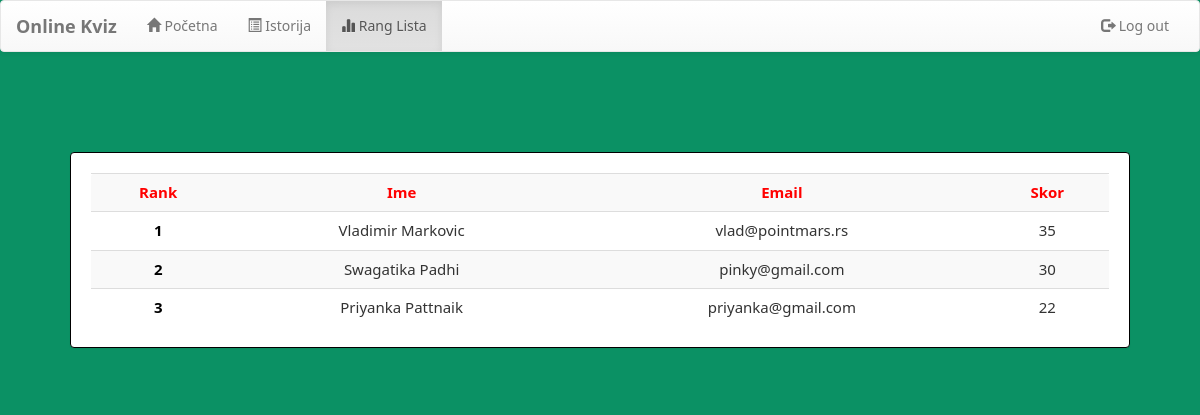
/Online-Quiz/welcome.php?q=3 (signed in), run on an earlier commit of the app's database.
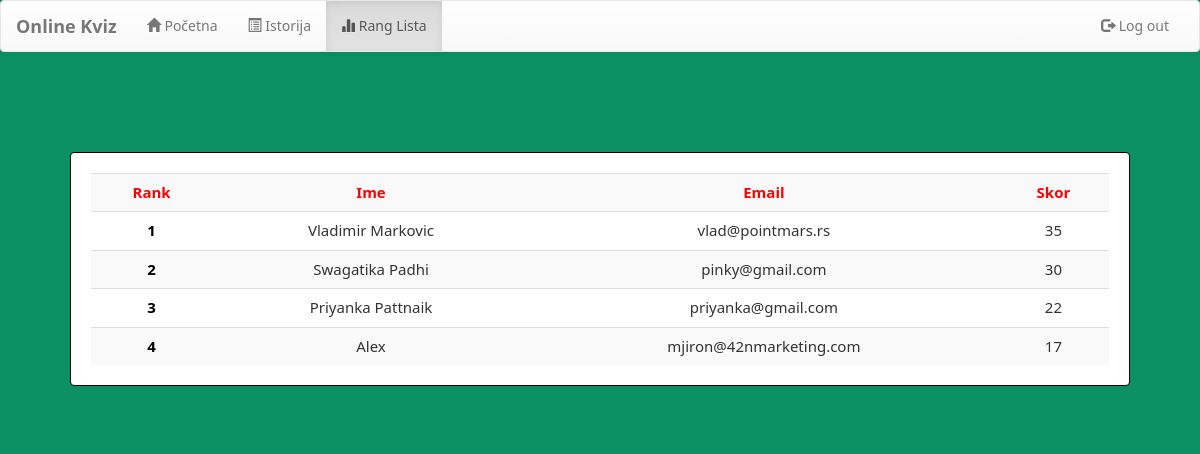
And on a later commit of the database.
### tables this page shows
CREATE TABLE `rank` (
  `email` varchar(50) NOT NULL,
  `score` int(11) NOT NULL,
  `time` timestamp NOT NULL DEFAULT current_timestamp() ON UPDATE current_timestamp()
);

CREATE TABLE `user` (
  `name` varchar(50) NOT NULL,
  `college` varchar(100) NOT NULL,
  `email` varchar(50) NOT NULL,
  `password` varchar(50) NOT NULL,
  `groupe` varchar(256) NOT NULL,
  `state` varchar(256) NOT NULL,
  `place` varchar(256) NOT NULL,
  `birth` varchar(256) NOT NULL,
  `phone` varchar(256) NOT NULL
);

### Online-Quiz/welcome.php (the view, shortened to what this page needs)
<?php
    include_once 'database.php';
    if(!(isset($_SESSION['email'])))
    {
        header("location:login.php");
    }
    else
    {
        $name = $_SESSION['name'];
    }
?>
<!DOCTYPE html>
<html lang="en">
<head>
    <link  rel="stylesheet" href="css/bootstrap.min.css"/>
    <link  rel="stylesheet" href="css/bootstrap-theme.min.css"/>
    <link rel="stylesheet" href="css/welcome.css">
    <link  rel="stylesheet" href="css/font.css">
</head>
<body>
    <nav class="navbar navbar-default title1">
        <div class="container-fluid">
            <div class="navbar-header">
        <a class="navbar-brand" href="#"><b>Online Kviz</b></a>
        </div>
        <div class="collapse navbar-collapse" id="bs-example-navbar-collapse-1">
        <ul class="nav navbar-nav navbar-left">
            <li <?php if(@$_GET['q']==1) echo'class="active"'; ?> ><a href="welcome.php?q=1"><span class="glyphicon glyphicon-home" aria-hidden="true"></span>&nbsp;Početna<span class="sr-only">(current)</span></a></li>
            <li <?php if(@$_GET['q']==2) echo'class="active"'; ?>> <a href="welcome.php?q=2"><span class="glyphicon glyphicon-list-alt" aria-hidden="true"></span>&nbsp;Istorija</a></li>
            <li <?php if(@$_GET['q']==3) echo'class="active"'; ?>> <a href="welcome.php?q=3"><span class="glyphicon glyphicon-stats" aria-hidden="true"></span>&nbsp;Rang Lista</a></li>
        </ul>
        <ul class="nav navbar-nav navbar-right">
        <li <?php echo''; ?> > <a href="logout.php?q=welcome.php"><span class="glyphicon glyphicon-log-out" aria-hidden="true"></span>&nbsp;Log out</a></li>
        </ul>
        </div>
    </div>
    </nav>
    <br><br>
    <div class="container">
        <div class="row">
            <div class="col-md-12">
                <?php
                    if(@$_GET['q']== 3)
                    {
                        $q=mysqli_query($con,"SELECT * FROM rank ORDER BY score DESC " )or die('Error223');
                        echo  '<div class="panel title"><div class="table-responsive">
                        <table class="table table-striped title1" >
                        <tr style="color:red"><td><center><b>Rank</b></center></td><td><center><b>Ime</b></center></td><td><center><b>Email</b></center></td><td><center><b>Skor</b></center></td></tr>';
                        $c=0;
                        while($row=mysqli_fetch_array($q) )
                        {
                            $e=$row['email'];
                            $s=$row['score'];
                            $q12=mysqli_query($con,"SELECT * FROM user WHERE email='$e' " )or die('Error231');
                            while($row=mysqli_fetch_array($q12) )
                            {
                                $name=$row['name'];
                            }
                            $c++;
                            echo '<tr><td style="color:black"><center><b>'.$c.'</b></center></td><td><center>'.$name.'</center></td><td><center>'.$e.'</center></td><td><center>'.$s.'</center></td></tr>';
                        }
                        echo '</table></div></div>';
                    }
                ?>
</body>
</html>

What changed in the data, as far as the page shows it:
added rank: user.name "Alex", email "mjiron@42nmarketing.com", score "17"
